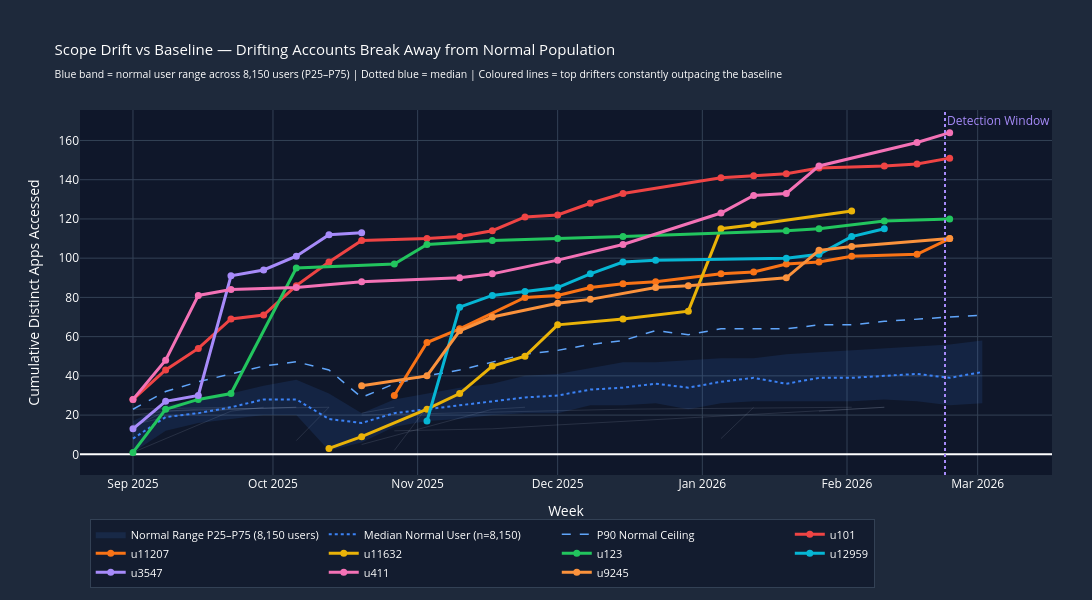

Notebook code for this chart:
### Markdown cell above
---
## Cell 6 — Per-User Staircase Drift — Identifying the Top Offenders

Zooms in on **individual users showing the most dramatic staircase drift** — users whose cumulative accessible app count grew the most week-over-week during the 30-day window.

The "staircase" shape is the key attacker tell: legitimate users rarely expand their app scope significantly mid-month unless their role changed. An adversary using a compromised token will **methodically probe new resources** each week, staying below per-period thresholds.

### Code cell
# ==============================================================
# Cell 6 | Per-User Scope Drift vs Baseline Band
# ==============================================================

# === Step 1: Find top drifters ===
user_drift_summary = (
    first_access
    .groupBy("UserPrincipalName")
    .agg(
        count("*").alias("TotalUniqueApps"),
        countDistinct("FirstWeek").alias("ActiveWeeks"),
        spark_min("FirstWeek").alias("FirstActive"),
        spark_max("FirstWeek").alias("LastActive")
    )
    .filter(col("ActiveWeeks") >= 2)
    .orderBy(col("TotalUniqueApps").desc())
    .limit(15)
)

top_drifters_pd = user_drift_summary.toPandas()
top_drifters = list(top_drifters_pd["UserPrincipalName"])

# === Table: Top drifters ===
top_drifters_display = top_drifters_pd.head(10).copy()
top_drifters_display["FirstActive"] = pd.to_datetime(top_drifters_display["FirstActive"]).dt.strftime("%b %d, %Y")
top_drifters_display["LastActive"]  = pd.to_datetime(top_drifters_display["LastActive"]).dt.strftime("%b %d, %Y")
top_drifters_display = top_drifters_display.rename(columns={
    "UserPrincipalName": "User",
    "TotalUniqueApps":   "Total Unique Apps",
    "ActiveWeeks":       "Active Weeks",
    "FirstActive":       "First Seen",
    "LastActive":        "Last Seen"
})
display_table(
    top_drifters_display
    .style
    .set_caption("🎯 Top Scope Drifters — Users with Most Cumulative New App Accesses")
    .set_table_styles(TABLE_STYLES)
    .hide(axis="index")
)

# === Step 2: Build cumulative weekly app counts for ALL users ===
all_weekly = (
    first_access
    .groupBy("UserPrincipalName", "FirstWeek")
    .agg(count("*").alias("NewAppsThisWeek"))
    .toPandas()
)
all_weekly["FirstWeek"] = pd.to_datetime(all_weekly["FirstWeek"])
all_weekly = all_weekly.sort_values(["UserPrincipalName", "FirstWeek"])
all_weekly["CumulativeApps"] = all_weekly.groupby("UserPrincipalName")["NewAppsThisWeek"].cumsum()

# === Step 3: Compute baseline band from non-drifting users (P25 / Median / P75 per week) ===
non_drifters_mask = ~all_weekly["UserPrincipalName"].isin(top_drifters[:8])
normal_user_count = all_weekly[non_drifters_mask]["UserPrincipalName"].nunique()

baseline_band = (
    all_weekly[non_drifters_mask]
    .groupby("FirstWeek")["CumulativeApps"]
    .agg(
        Median=lambda x: x.median(),
        P25=lambda x: x.quantile(0.25),
        P75=lambda x: x.quantile(0.75),
        P90=lambda x: x.quantile(0.90),
    )
    .reset_index()
    .sort_values("FirstWeek")
)

# === Step 4: Sample 25 representative normal users as faint background lines ===
normal_users = (
    all_weekly[non_drifters_mask]
    .groupby("UserPrincipalName")["CumulativeApps"]
    .max()
    .sort_values()
)
median_total = normal_users.median()
sample_normals = (
    normal_users.iloc[(normal_users - median_total).abs().argsort()[:25]].index.tolist()
)
normal_sample = all_weekly[all_weekly["UserPrincipalName"].isin(sample_normals)]

# === Step 5: Top drifters data (linear smooth lines) ===
drifter_data = all_weekly[all_weekly["UserPrincipalName"].isin(top_drifters[:8])].copy()
drifter_data["UserLabel"] = drifter_data["UserPrincipalName"].str.split("@").str[0]

# ============================================================
# Visualisation
# ============================================================
fig = go.Figure()

# --- Layer 1: Faint normal user lines (background context) ---
for upn in sample_normals:
    ud = normal_sample[normal_sample["UserPrincipalName"] == upn]
    fig.add_trace(go.Scatter(
        x=ud["FirstWeek"], y=ud["CumulativeApps"],
        mode="lines", showlegend=False,
        line=dict(color="rgba(148,163,184,0.18)", width=1),
        hoverinfo="skip"
    ))

# --- Layer 2: Shaded baseline band (P25–P75) ---
fig.add_trace(go.Scatter(
    x=pd.concat([baseline_band["FirstWeek"], baseline_band["FirstWeek"][::-1]]),
    y=pd.concat([baseline_band["P75"], baseline_band["P25"][::-1]]),
    fill="toself",
    fillcolor="rgba(59,130,246,0.12)",
    line=dict(color="rgba(0,0,0,0)"),
    name=f"Normal Range P25–P75 ({normal_user_count:,} users)",
    hoverinfo="skip"
))

# --- Layer 3: Baseline median line ---
fig.add_trace(go.Scatter(
    x=baseline_band["FirstWeek"], y=baseline_band["Median"],
    mode="lines",
    name=f"Median Normal User (n={normal_user_count:,})",
    line=dict(color="#3b82f6", width=2, dash="dot"),
    hovertemplate=f"Week: %{{x|%b %d}}<br>Median Apps: %{{y:.0f}}<extra>Normal Baseline — {normal_user_count:,} users</extra>"
))

# --- Layer 4: P90 ceiling line ---
fig.add_trace(go.Scatter(
    x=baseline_band["FirstWeek"], y=baseline_band["P90"],
    mode="lines", name="P90 Normal Ceiling",
    line=dict(color="#60a5fa", width=1.5, dash="dash"),
    hovertemplate="Week: %{x|%b %d}<br>P90 Apps: %{y:.0f}<extra>P90 Ceiling</extra>"
))

# --- Layer 5: Top drifter lines (vivid, linear) ---
drift_colors = [
    "#ef4444", "#f97316", "#eab308", "#22c55e",
    "#06b6d4", "#a78bfa", "#f472b6", "#fb923c"
]
for i, user in enumerate(drifter_data["UserPrincipalName"].unique()):
    ud = drifter_data[drifter_data["UserPrincipalName"] == user].sort_values("FirstWeek")
    label = ud["UserLabel"].iloc[0]
    fig.add_trace(go.Scatter(
        x=ud["FirstWeek"], y=ud["CumulativeApps"],
        mode="lines+markers", name=label,
        line=dict(width=3, color=drift_colors[i % len(drift_colors)], shape="linear"),
        marker=dict(size=7, symbol="circle"),
        hovertemplate=f"<b>{label}</b><br>Week: %{{x|%b %d}}<br>Cumulative Apps: %{{y}}<extra></extra>"
    ))

# --- Detection window marker ---
fig.add_vline(
    x=DETECT_START.timestamp() * 1000,
    line_dash="dot", line_color="#a78bfa", line_width=2,
    annotation_text="Detection Window", annotation_font_color="#a78bfa",
    annotation_position="top right"
)

fig.update_layout(
    title="Scope Drift vs Baseline — Drifting Accounts Break Away from Normal Population"
          f"<br><sub>Blue band = normal user range across {normal_user_count:,} users (P25–P75) | "
          "Dotted blue = median | Coloured lines = top drifters constantly outpacing the baseline</sub>",
    xaxis_title="Week",
    yaxis_title="Cumulative Distinct Apps Accessed",
    paper_bgcolor="#1e293b", plot_bgcolor="#0f172a",
    font_color="white", title_font_size=15,
    autosize=False, width=1200, height=600,
    margin=dict(t=110, b=60, l=80, r=40),
    legend=dict(
        orientation="h", x=0.01, y=-0.12, xanchor="left", yanchor="top",
        font=dict(size=11), bgcolor="rgba(15,23,42,0.7)",
        bordercolor="#334155", borderwidth=1
    )
)
fig.update_yaxes(gridcolor="#334155")
fig.update_xaxes(gridcolor="#334155")
fig.show()

### Figure 1 — Plotly figure (JSON) as saved in the notebook; plotly's stock layout.template omitted (floating-point values rounded to 4 significant figures)
{"data": [{"hoverinfo": "skip", "line": {"color": "rgba(148,163,184,0.18)", "width": 1}, "mode": "lines", "showlegend": false, "type": "scatter", "x": ["2026-01-05T00:00:00", "2026-01-12T00:00:00"], "y": [8, 24]}, {"hoverinfo": "skip", "line": {"color": "rgba(148,163,184,0.18)", "width": 1}, "mode": "lines", "showlegend": false, "type": "scatter", "x": ["2025-10-27T00:00:00", "2025-11-03T00:00:00"], "y": [2, 24]}, {"hoverinfo": "skip", "line": {"color": "rgba(148,163,184,0.18)", "width": 1}, "mode": "lines", "showlegend": false, "type": "scatter", "x": ["2025-10-20T00:00:00", "2025-10-27T00:00:00"], "y": [21, 24]}, {"hoverinfo": "skip", "line": {"color": "rgba(148,163,184,0.18)", "width": 1}, "mode": "lines", "showlegend": false, "type": "scatter", "x": ["2025-10-27T00:00:00"], "y": [24]}, {"hoverinfo": "skip", "line": {"color": "rgba(148,163,184,0.18)", "width": 1}, "mode": "lines", "showlegend": false, "type": "scatter", "x": ["2025-09-01T00:00:00", "2025-09-22T00:00:00"], "y": [23, 24]}, {"hoverinfo": "skip", "line": {"color": "rgba(148,163,184,0.18)", "width": 1}, "mode": "lines", "showlegend": false, "type": "scatter", "x": ["2025-09-01T00:00:00", "2025-09-08T00:00:00", "2025-09-15T00:00:00", "2025-10-13T00:00:00"], "y": [14, 22, 23, 24]}, {"hoverinfo": "skip", "line": {"color": "rgba(148,163,184,0.18)", "width": 1}, "mode": "lines", "showlegend": false, "type": "scatter", "x": ["2025-09-22T00:00:00"], "y": [24]}, {"hoverinfo": "skip", "line": {"color": "rgba(148,163,184,0.18)", "width": 1}, "mode": "lines", "showlegend": false, "type": "scatter", "x": ["2025-09-01T00:00:00", "2025-09-08T00:00:00", "2025-09-22T00:00:00", "2025-10-06T00:00:00"], "y": [15, 19, 23, 24]}, {"hoverinfo": "skip", "line": {"color": "rgba(148,163,184,0.18)", "width": 1}, "mode": "lines", "showlegend": false, "type": "scatter", "x": ["2025-11-17T00:00:00"], "y": [24]}, {"hoverinfo": "skip", "line": {"color": "rgba(148,163,184,0.18)", "width": 1}, "mode": "lines", "showlegend": false, "type": "scatter", "x": ["2025-10-27T00:00:00", "2025-11-17T00:00:00", "2025-12-01T00:00:00", "2026-02-09T00:00:00"], "y": [12, 13, 15, 24]}, {"hoverinfo": "skip", "line": {"color": "rgba(148,163,184,0.18)", "width": 1}, "mode": "lines", "showlegend": false, "type": "scatter", "x": ["2026-01-26T00:00:00"], "y": [24]}, {"hoverinfo": "skip", "line": {"color": "rgba(148,163,184,0.18)", "width": 1}, "mode": "lines", "showlegend": false, "type": "scatter", "x": ["2025-09-08T00:00:00"], "y": [24]}, {"hoverinfo": "skip", "line": {"color": "rgba(148,163,184,0.18)", "width": 1}, "mode": "lines", "showlegend": false, "type": "scatter", "x": ["2025-09-08T00:00:00"], "y": [24]}, {"hoverinfo": "skip", "line": {"color": "rgba(148,163,184,0.18)", "width": 1}, "mode": "lines", "showlegend": false, "type": "scatter", "x": ["2026-02-02T00:00:00"], "y": [24]}, {"hoverinfo": "skip", "line": {"color": "rgba(148,163,184,0.18)", "width": 1}, "mode": "lines", "showlegend": false, "type": "scatter", "x": ["2026-02-09T00:00:00"], "y": [24]}, {"hoverinfo": "skip", "line": {"color": "rgba(148,163,184,0.18)", "width": 1}, "mode": "lines", "showlegend": false, "type": "scatter", "x": ["2026-02-23T00:00:00"], "y": [24]}, {"hoverinfo": "skip", "line": {"color": "rgba(148,163,184,0.18)", "width": 1}, "mode": "lines", "showlegend": false, "type": "scatter", "x": ["2025-12-01T00:00:00"], "y": [24]}, {"hoverinfo": "skip", "line": {"color": "rgba(148,163,184,0.18)", "width": 1}, "mode": "lines", "showlegend": false, "type": "scatter", "x": ["2025-12-01T00:00:00"], "y": [24]}, {"hoverinfo": "skip", "line": {"color": "rgba(148,163,184,0.18)", "width": 1}, "mode": "lines", "showlegend": false, "type": "scatter", "x": ["2025-10-20T00:00:00", "2025-11-17T00:00:00", "2025-11-24T00:00:00"], "y": [5, 23, 24]}, {"hoverinfo": "skip", "line": {"color": "rgba(148,163,184,0.18)", "width": 1}, "mode": "lines", "showlegend": false, "type": "scatter", "x": ["2025-10-20T00:00:00", "2025-12-01T00:00:00", "2025-12-15T00:00:00", "2026-02-02T00:00:00"], "y": [20, 22, 23, 24]}, {"hoverinfo": "skip", "line": {"color": "rgba(148,163,184,0.18)", "width": 1}, "mode": "lines", "showlegend": false, "type": "scatter", "x": ["2025-09-01T00:00:00", "2025-09-08T00:00:00", "2025-10-06T00:00:00"], "y": [20, 22, 24]}, {"hoverinfo": "skip", "line": {"color": "rgba(148,163,184,0.18)", "width": 1}, "mode": "lines", "showlegend": false, "type": "scatter", "x": ["2026-01-26T00:00:00"], "y": [24]}, {"hoverinfo": "skip", "line": {"color": "rgba(148,163,184,0.18)", "width": 1}, "mode": "lines", "showlegend": false, "type": "scatter", "x": ["2026-01-26T00:00:00", "2026-02-09T00:00:00"], "y": [22, 24]}, {"hoverinfo": "skip", "line": {"color": "rgba(148,163,184,0.18)", "width": 1}, "mode": "lines", "showlegend": false, "type": "scatter", "x": ["2025-09-01T00:00:00", "2025-09-22T00:00:00", "2025-09-29T00:00:00"], "y": [1, 22, 24]}, {"hoverinfo": "skip", "line": {"color": "rgba(148,163,184,0.18)", "width": 1}, "mode": "lines", "showlegend": false, "type": "scatter", "x": ["2025-10-06T00:00:00", "2025-10-13T00:00:00"], "y": [7, 24]}, {"fill": "toself", "fillcolor": "rgba(59,130,246,0.12)", "hoverinfo": "skip", "line": {"color": "rgba(0,0,0,0)"}, "name": "Normal Range P25–P75 (8,150 users)", "type": "scatter", "x": ["2025-09-01T00:00:00", "2025-09-08T00:00:00", "2025-09-15T00:00:00", "2025-09-22T00:00:00", "2025-09-29T00:00:00", "2025-10-06T00:00:00", "2025-10-13T00:00:00", "2025-10-20T00:00:00", "2025-10-27T00:00:00", "2025-11-03T00:00:00", "2025-11-10T00:00:00", "2025-11-17T00:00:00", "2025-11-24T00:00:00", "2025-12-01T00:00:00", "2025-12-08T00:00:00", "2025-12-15T00:00:00", "2025-12-22T00:00:00", "2025-12-29T00:00:00", "2026-01-05T00:00:00", "2026-01-12T00:00:00", "2026-01-19T00:00:00", "2026-01-26T00:00:00", "2026-02-02T00:00:00", "2026-02-09T00:00:00", "2026-02-16T00:00:00", "2026-02-23T00:00:00", "2026-03-02T00:00:00", "2026-03-02T00:00:00", "2026-02-23T00:00:00", "2026-02-16T00:00:00", "2026-02-09T00:00:00", "2026-02-02T00:00:00", "2026-01-26T00:00:00", "2026-01-19T00:00:00", "2026-01-12T00:00:00", "2026-01-05T00:00:00", "2025-12-29T00:00:00", "2025-12-22T00:00:00", "2025-12-15T00:00:00", "2025-12-08T00:00:00", "2025-12-01T00:00:00", "2025-11-24T00:00:00", "2025-11-17T00:00:00", "2025-11-10T00:00:00", "2025-11-03T00:00:00", "2025-10-27T00:00:00", "2025-10-20T00:00:00", "2025-10-13T00:00:00", "2025-10-06T00:00:00", "2025-09-29T00:00:00", "2025-09-22T00:00:00", "2025-09-15T00:00:00", "2025-09-08T00:00:00", "2025-09-01T00:00:00"], "y": [17, 25, 28, 31, 35, 38, 31, 21, 28, 31, 34, 36, 40, 41, 44, 47, 47, 48, 49, 49, 51, 52, 53, 54, 55, 56, 58, 26, 25, 27, 28, 27, 27, 27, 27, 26, 23, 26, 25, 25, 21, 21, 20, 18, 17, 14, 6, 2, 20, 20, 18, 16, 12, 1]}, {"hovertemplate": "Week: %{x|%b %d}<br>Median Apps: %{y:.0f}<extra>Normal Baseline — 8,150 users</extra>", "line": {"color": "#3b82f6", "dash": "dot", "width": 2}, "mode": "lines", "name": "Median Normal User (n=8,150)", "type": "scatter", "x": ["2025-09-01T00:00:00", "2025-09-08T00:00:00", "2025-09-15T00:00:00", "2025-09-22T00:00:00", "2025-09-29T00:00:00", "2025-10-06T00:00:00", "2025-10-13T00:00:00", "2025-10-20T00:00:00", "2025-10-27T00:00:00", "2025-11-03T00:00:00", "2025-11-10T00:00:00", "2025-11-17T00:00:00", "2025-11-24T00:00:00", "2025-12-01T00:00:00", "2025-12-08T00:00:00", "2025-12-15T00:00:00", "2025-12-22T00:00:00", "2025-12-29T00:00:00", "2026-01-05T00:00:00", "2026-01-12T00:00:00", "2026-01-19T00:00:00", "2026-01-26T00:00:00", "2026-02-02T00:00:00", "2026-02-09T00:00:00", "2026-02-16T00:00:00", "2026-02-23T00:00:00", "2026-03-02T00:00:00"], "y": [8, 19, 21, 24, 28, 28, 18, 16, 21, 23, 25, 27, 29, 30, 33, 34, 36, 34, 37, 39, 36, 39, 39, 40, 41, 39, 42]}, {"hovertemplate": "Week: %{x|%b %d}<br>P90 Apps: %{y:.0f}<extra>P90 Ceiling</extra>", "line": {"color": "#60a5fa", "dash": "dash", "width": 1.5}, "mode": "lines", "name": "P90 Normal Ceiling", "type": "scatter", "x": ["2025-09-01T00:00:00", "2025-09-08T00:00:00", "2025-09-15T00:00:00", "2025-09-22T00:00:00", "2025-09-29T00:00:00", "2025-10-06T00:00:00", "2025-10-13T00:00:00", "2025-10-20T00:00:00", "2025-10-27T00:00:00", "2025-11-03T00:00:00", "2025-11-10T00:00:00", "2025-11-17T00:00:00", "2025-11-24T00:00:00", "2025-12-01T00:00:00", "2025-12-08T00:00:00", "2025-12-15T00:00:00", "2025-12-22T00:00:00", "2025-12-29T00:00:00", "2026-01-05T00:00:00", "2026-01-12T00:00:00", "2026-01-19T00:00:00", "2026-01-26T00:00:00", "2026-02-02T00:00:00", "2026-02-09T00:00:00", "2026-02-16T00:00:00", "2026-02-23T00:00:00", "2026-03-02T00:00:00"], "y": [23, 32, 37, 41, 45, 47.2, 43, 29, 36, 40, 43, 47, 51, 53, 56, 58, 63.1, 61, 64, 64, 64, 66, 66, 67.8, 69, 70, 71]}, {"hovertemplate": "<b>u101</b><br>Week: %{x|%b %d}<br>Cumulative Apps: %{y}<extra></extra>", "line": {"color": "#ef4444", "shape": "linear", "width": 3}, "marker": {"size": 7, "symbol": "circle"}, "mode": "lines+markers", "name": "u101", "type": "scatter", "x": ["2025-09-01T00:00:00", "2025-09-08T00:00:00", "2025-09-15T00:00:00", "2025-09-22T00:00:00", "2025-09-29T00:00:00", "2025-10-06T00:00:00", "2025-10-13T00:00:00", "2025-10-20T00:00:00", "2025-11-03T00:00:00", "2025-11-10T00:00:00", "2025-11-17T00:00:00", "2025-11-24T00:00:00", "2025-12-01T00:00:00", "2025-12-08T00:00:00", "2025-12-15T00:00:00", "2026-01-05T00:00:00", "2026-01-12T00:00:00", "2026-01-19T00:00:00", "2026-01-26T00:00:00", "2026-02-09T00:00:00", "2026-02-16T00:00:00", "2026-02-23T00:00:00"], "y": [28, 43, 54, 69, 71, 86, 98, 109, 110, 111, 114, 121, 122, 128, 133, 141, 142, 143, 146, 147, 148, 151]}, {"hovertemplate": "<b>u11207</b><br>Week: %{x|%b %d}<br>Cumulative Apps: %{y}<extra></extra>", "line": {"color": "#f97316", "shape": "linear", "width": 3}, "marker": {"size": 7, "symbol": "circle"}, "mode": "lines+markers", "name": "u11207", "type": "scatter", "x": ["2025-10-27T00:00:00", "2025-11-03T00:00:00", "2025-11-10T00:00:00", "2025-11-24T00:00:00", "2025-12-01T00:00:00", "2025-12-08T00:00:00", "2025-12-15T00:00:00", "2025-12-22T00:00:00", "2026-01-05T00:00:00", "2026-01-12T00:00:00", "2026-01-19T00:00:00", "2026-01-26T00:00:00", "2026-02-02T00:00:00", "2026-02-16T00:00:00", "2026-02-23T00:00:00"], "y": [30, 57, 64, 80, 81, 85, 87, 88, 92, 93, 97, 98, 101, 102, 110]}, {"hovertemplate": "<b>u11632</b><br>Week: %{x|%b %d}<br>Cumulative Apps: %{y}<extra></extra>", "line": {"color": "#eab308", "shape": "linear", "width": 3}, "marker": {"size": 7, "symbol": "circle"}, "mode": "lines+markers", "name": "u11632", "type": "scatter", "x": ["2025-10-13T00:00:00", "2025-10-20T00:00:00", "2025-11-03T00:00:00", "2025-11-10T00:00:00", "2025-11-17T00:00:00", "2025-11-24T00:00:00", "2025-12-01T00:00:00", "2025-12-15T00:00:00", "2025-12-29T00:00:00", "2026-01-05T00:00:00", "2026-01-12T00:00:00", "2026-02-02T00:00:00"], "y": [3, 9, 23, 31, 45, 50, 66, 69, 73, 115, 117, 124]}, {"hovertemplate": "<b>u123</b><br>Week: %{x|%b %d}<br>Cumulative Apps: %{y}<extra></extra>", "line": {"color": "#22c55e", "shape": "linear", "width": 3}, "marker": {"size": 7, "symbol": "circle"}, "mode": "lines+markers", "name": "u123", "type": "scatter", "x": ["2025-09-01T00:00:00", "2025-09-08T00:00:00", "2025-09-15T00:00:00", "2025-09-22T00:00:00", "2025-10-06T00:00:00", "2025-10-27T00:00:00", "2025-11-03T00:00:00", "2025-11-17T00:00:00", "2025-12-01T00:00:00", "2025-12-15T00:00:00", "2026-01-19T00:00:00", "2026-01-26T00:00:00", "2026-02-09T00:00:00", "2026-02-23T00:00:00"], "y": [1, 23, 28, 31, 95, 97, 107, 109, 110, 111, 114, 115, 119, 120]}, {"hovertemplate": "<b>u12959</b><br>Week: %{x|%b %d}<br>Cumulative Apps: %{y}<extra></extra>", "line": {"color": "#06b6d4", "shape": "linear", "width": 3}, "marker": {"size": 7, "symbol": "circle"}, "mode": "lines+markers", "name": "u12959", "type": "scatter", "x": ["2025-11-03T00:00:00", "2025-11-10T00:00:00", "2025-11-17T00:00:00", "2025-11-24T00:00:00", "2025-12-01T00:00:00", "2025-12-08T00:00:00", "2025-12-15T00:00:00", "2025-12-22T00:00:00", "2026-01-19T00:00:00", "2026-01-26T00:00:00", "2026-02-02T00:00:00", "2026-02-09T00:00:00"], "y": [17, 75, 81, 83, 85, 92, 98, 99, 100, 102, 111, 115]}, {"hovertemplate": "<b>u3547</b><br>Week: %{x|%b %d}<br>Cumulative Apps: %{y}<extra></extra>", "line": {"color": "#a78bfa", "shape": "linear", "width": 3}, "marker": {"size": 7, "symbol": "circle"}, "mode": "lines+markers", "name": "u3547", "type": "scatter", "x": ["2025-09-01T00:00:00", "2025-09-08T00:00:00", "2025-09-15T00:00:00", "2025-09-22T00:00:00", "2025-09-29T00:00:00", "2025-10-06T00:00:00", "2025-10-13T00:00:00", "2025-10-20T00:00:00"], "y": [13, 27, 30, 91, 94, 101, 112, 113]}, {"hovertemplate": "<b>u411</b><br>Week: %{x|%b %d}<br>Cumulative Apps: %{y}<extra></extra>", "line": {"color": "#f472b6", "shape": "linear", "width": 3}, "marker": {"size": 7, "symbol": "circle"}, "mode": "lines+markers", "name": "u411", "type": "scatter", "x": ["2025-09-01T00:00:00", "2025-09-08T00:00:00", "2025-09-15T00:00:00", "2025-09-22T00:00:00", "2025-10-06T00:00:00", "2025-10-20T00:00:00", "2025-11-10T00:00:00", "2025-11-17T00:00:00", "2025-12-01T00:00:00", "2025-12-15T00:00:00", "2026-01-05T00:00:00", "2026-01-12T00:00:00", "2026-01-19T00:00:00", "2026-01-26T00:00:00", "2026-02-16T00:00:00", "2026-02-23T00:00:00"], "y": [28, 48, 81, 84, 85, 88, 90, 92, 99, 107, 123, 132, 133, 147, 159, 164]}, {"hovertemplate": "<b>u9245</b><br>Week: %{x|%b %d}<br>Cumulative Apps: %{y}<extra></extra>", "line": {"color": "#fb923c", "shape": "linear", "width": 3}, "marker": {"size": 7, "symbol": "circle"}, "mode": "lines+markers", "name": "u9245", "type": "scatter", "x": ["2025-10-20T00:00:00", "2025-11-03T00:00:00", "2025-11-10T00:00:00", "2025-11-17T00:00:00", "2025-12-01T00:00:00", "2025-12-08T00:00:00", "2025-12-22T00:00:00", "2025-12-29T00:00:00", "2026-01-19T00:00:00", "2026-01-26T00:00:00", "2026-02-02T00:00:00", "2026-02-23T00:00:00"], "y": [35, 40, 63, 70, 77, 79, 85, 86, 90, 104, 106, 110]}], "layout": {"annotations": [{"font": {"color": "#a78bfa"}, "showarrow": false, "text": "Detection Window", "x": 1771718400000, "xanchor": "left", "xref": "x", "y": 1, "yanchor": "top", "yref": "y domain"}], "autosize": false, "font": {"color": "white"}, "height": 600, "legend": {"bgcolor": "rgba(15,23,42,0.7)", "bordercolor": "#334155", "borderwidth": 1, "font": {"size": 11}, "orientation": "h", "x": 0.01, "xanchor": "left", "y": -0.12, "yanchor": "top"}, "margin": {"b": 60, "l": 80, "r": 40, "t": 110}, "paper_bgcolor": "#1e293b", "plot_bgcolor": "#0f172a", "shapes": [{"line": {"color": "#a78bfa", "dash": "dot", "width": 2}, "type": "line", "x0": 1771718400000, "x1": 1771718400000, "xref": "x", "y0": 0, "y1": 1, "yref": "y domain"}], "title": {"font": {"size": 15}, "text": "Scope Drift vs Baseline — Drifting Accounts Break Away from Normal Population<br><sub>Blue band = normal user range across 8,150 users (P25–P75) | Dotted blue = median | Coloured lines = top drifters constantly outpacing the baseline</sub>"}, "width": 1200, "xaxis": {"gridcolor": "#334155", "title": {"text": "Week"}}, "yaxis": {"gridcolor": "#334155", "title": {"text": "Cumulative Distinct Apps Accessed"}}}}
